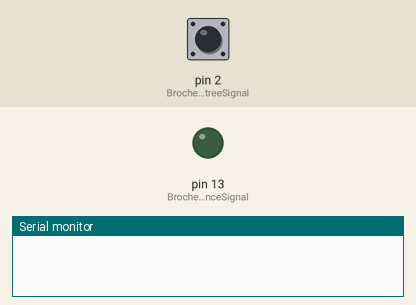
A sketch run on a simulated Arduino Uno, built with avr-gcc and run on an emulated ATmega328P. Parts: output pins drawn as LEDs (lit = HIGH), the last lines printed to the serial monitor. Dashed ring = blinking. The inputs (shaded band) are chosen by the test bench; at power-on: pin 2 (Broche_EntreeSignal) HIGH.

Above: at 2.2 s.
2.3 s: pin 2 (Broche_EntreeSignal) pulsed LOW 5 times (0.12 s each, 0.3 s apart)
At 2.9 s:
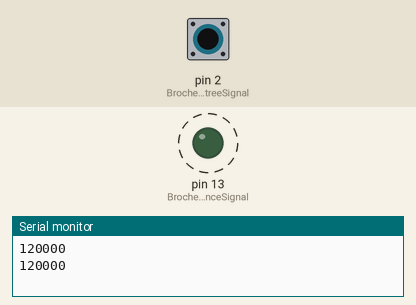
Timing chart, 0 to 5.3 s (numbered marks = the images above; inputs shaded):
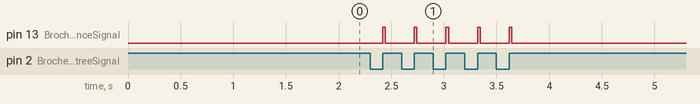

The sketch:

DEMO_DetectionMesureImpulsions_Nano_v2.0.ino
```cpp
//**************************************************************************************************************************************************************************
//***************************** Détection et Mesure de la largeur des impulsions d'un signal - Détection et Mesure v2.0 - Carte Nano (com64) *******************************
//**************************************************************************************************************************************************************************
// Auteur : Serge Ducatez 03/2022
//**************************************************************************************************************************************************************************
// https://www.youtube.com/channel/UCyGEFYW18IZKpe4uPgp9b8g/videos
// https://www.facebook.com/profile.php?id=100077558149994
//**************************************************************************************************************************************************************************
// Détection et Mesure :
// Carte Nano.
// La broche D2 est l'entrée du signal à détecter et à mesurer.
// Isolation par optocoupleur 4N35 entre la sortie du signal de la carte Uno (Générateur du signal) et la broche D2 :
// => Inversion de l'impulsion du signal par l'optocoupleur 4N35.
// Détection et du calcul de la durée de l'impulsion du signal :
// Interruption externe INT0.
// Utilisation des registres pour configurer l'interruption externe INT0.
//**************************************************************************************************************************************************************************
// >>>>>>>>>>>>>>>>>>>>>>>>>>>>>>>>>>>>>>>>>>>>>>>>>>>>>>>>>>>>>>>>>>>>>>>>>>>>>>>>>>>>>>>>>>>>>>>>>>>>>>>>>>>>>>>>>>>>>>>>>>>> // Paramètres modifiables
//**************************************************************************************************************************************************************************
#include <avr/pgmspace.h>                                                                                                       // Librairie pour la gestion de la mémoire flash

const int Broche_EntreeSignal =  2;                                                                                             // Broche de l'entrée du signal (D2) (PD2)
const int Broche_LEDVerteTemoin_PresenceSignal = 13;                                                                            // Broche de la LED verte témoin de la présence du signal d'entrée (D13) (PB5)

volatile bool INT0_Front_Descendant = true;                                                                                     // Indicateur de déclenchement de l'interruption externe INT0 sur front montant ou descendant

volatile bool Affichage_DureeSignal = false;                                                                                    // Indicateur d'autorisation d'affichage de la durée de l'impulsion du signal d'entrée

volatile unsigned long DureeImpulsionSignal = 0ul;                                                                              // Durée de l'impulsion du signal d'entrée
volatile unsigned long DateDebutImpulsionSignal = 0ul;                                                                          // Date courante du début de l'impulsion du signal d'entrée

unsigned long DateDebutFlash_LEDVerteTemoin_PresenceSignal = 0ul;                                                               // Date courante du début du flash de la LED verte témoin de la présence du signal d'entrée
unsigned long DureeFlash_LEDVerteTemoin_PresenceSignal = 25ul; // >>>>>>>>>>>>>>>>>>>>>>>>>>>>>>>>>>>>>>>>>>>>>>>>>>>>>>>>>>>>> // Durée du flash de la LED verte témoin de la présence du signal d'entrée

//**************************************************************************************************************************************************************************
//**************************************************************************************************************************************************************************
void setup()
{
  Serial.begin(9600);                                                                                                           // Démarre la voie série pour la communication avec la console

  pinMode(Broche_LEDVerteTemoin_PresenceSignal, OUTPUT);                                                                        // Configure la broche en sortie

  pinMode(Broche_EntreeSignal, INPUT);                                                                                          // Configure la broche en entrée

  EICRA &= ~(bit(ISC00) | bit(ISC01));                                                                                          // Positionne à "0" les bits "ISC00" et "ISC01" du registre "EICRA" (External Interrupt Control Register A)
  EICRA |= bit(ISC01);                                                                                                          // Positionne à "1" le bit "ISC01" du registre "EICRA" pour déclencher l'interruption externe INT0 sur front descendant
  EIFR = bit(INTF0);                                                                                                            // Positionne à "1" le bit "INTF0" (External Interrupt Flag Register) pour effacer une interruption en suspens
  EIMSK |= bit(INT0);                                                                                                           // Positionne à "1" le bit "INT0" du registre "EIMSK" (External Interrupt Mask Register) pour activer le déclenchement de l'interruption externe sur la broche "D2"

  delay(1000);                                                                                                                  // Temporise 1 seconde

//**************************************************************************************************************************************************************************
//**************************************************************************************************************************************************************************
}

void loop()
{
//**************************************************************************************************************************************************************************
  if (Affichage_DureeSignal) // *********************************************************************************************** // Si l'indicateur d'autorisation d'affichage de la durée de l'impulsion du signal d'entrée est activé
  {
    Serial.println(DureeImpulsionSignal); // Débug                                                                              // Affiche la durée de l'impulsion du signal d'entrée à l'état bas en microsecondes (Inverseur optocoupleur 4N35)

    Affichage_DureeSignal = false;                                                                                              // Désactive l'indicateur d'autorisation d'affichage de la durée de l'impulsion du signal d'entrée
    DureeImpulsionSignal = 0ul;                                                                                                 // Réinitialise la durée de l'impulsion du signal d'entrée
    PORTB |= 0b00100000;                                                                                                        // Allume la LED verte témoin de la présence du signal d'entrée
    DateDebutFlash_LEDVerteTemoin_PresenceSignal = millis();                                                                    // Mémorise la date courante du début du flash de la LED verte témoin de la présence du signal d'entrée
  }

//**************************************************************************************************************************************************************************
  // ************************************************************************************************************************** // Si la durée du flash de la LED verte témoin de la présence du signal d'entrée est écoulée et Si elle a déjà démmarré
  if (millis() - DateDebutFlash_LEDVerteTemoin_PresenceSignal >= DureeFlash_LEDVerteTemoin_PresenceSignal && DateDebutFlash_LEDVerteTemoin_PresenceSignal != 0)
  {
    PORTB &= 0b11011111;                                                                                                        // Eteint la LED verte témoin de la présence du signal d'entrée
    DateDebutFlash_LEDVerteTemoin_PresenceSignal = 0;                                                                           // Réinitialise la date courante du début du flash de la LED verte témoin de la présence du signal d'entrée
  }

//**************************************************************************************************************************************************************************
//**************************************************************************************************************************************************************************
}

//**************************************************************************************************************************************************************************
//*** Fonction de l'interruption externe INT0 exécutée sur front montant ou descendant sur la broche D2 ********************************************************************
//**************************************************************************************************************************************************************************
ISR (INT0_vect)
{
  if (INT0_Front_Descendant) // *********************************************************************************************** // Si l'interruption externe INT0 est déclenchée sur front descendant
  {
    EICRA &= ~(bit(ISC00) | bit(ISC01));                                                                                        // Positionne à "0" les bits "ISC00" et "ISC01" du registre "EICRA" (External Interrupt Control Register A)
    EICRA |=  bit(ISC00);                                                                                                       // Positionne à "1" le bit "ISC00" du registre "EICRA" pour déclencher l'interruption externe INT0 sur front montant

    INT0_Front_Descendant = false;                                                                                              // Définit l'indicateur de déclenchement de la prochaine interruption externe INT0 sur front montant
    DateDebutImpulsionSignal = micros();                                                                                        // Mémorise la date courante du début de l'impulsion du signal d'entrée
  }
  else if (!INT0_Front_Descendant) // ***************************************************************************************** // Si l'interruption externe INT0 est déclenchée par un front montant
  {
    EICRA &= ~(bit(ISC00) | bit(ISC01));                                                                                        // Positionne à "0" les bits "ISC00" et "ISC01" du registre "EICRA" (External Interrupt Control Register A)
    EICRA |=  bit(ISC01);                                                                                                       // Positionne à "1" le bit "ISC01" du registre "EICRA" pour déclencher l'interruption externe INT0 sur front descendant

    INT0_Front_Descendant = true;                                                                                               // Définit l'indicateur de déclenchement de la prochaine interruption externe INT0 sur front descendant
    DureeImpulsionSignal = micros() - DateDebutImpulsionSignal;                                                                 // Calcule la durée de l'impulsion du signal d'entrée
    Affichage_DureeSignal = true;                                                                                               // Active l'indicateur d'autorisation d'affichage de la durée de l'impulsion du signal d'entrée
  }
}
```

Measured:
- after the input at 2.3 s, pin 13 (Broche_LEDVerteTemoin_PresenceSignal): alternates HIGH for 0.02 s and LOW for 0.28 s, 10 changes in all, then stays LOW, starting after 0.12 s
